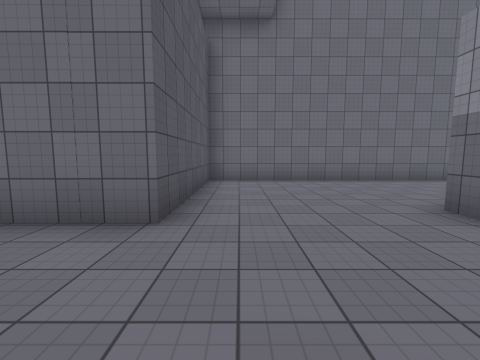
view 1 (above)

17 first-person views from a walk through a scene from a Unity 3-D project. The camera is 1.5 m above the floor, tilts 6° down and sees 90° across. The floor is counted in squares, 2 m on a side. Each view is taken from the middle of a square. On the plan, view 1 faces up. The plan holds only what a view shows up to about 9 squares ahead; the rest is blank. The player is left out. Surface patterns are stand-ins for the level's own textures.

view 2
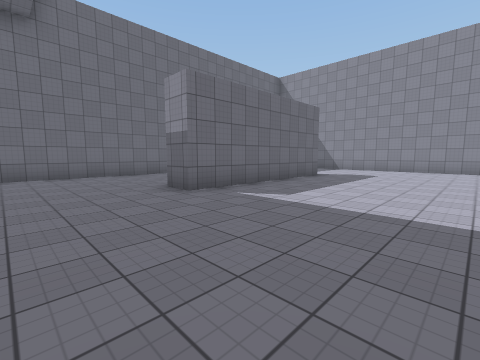

view 3
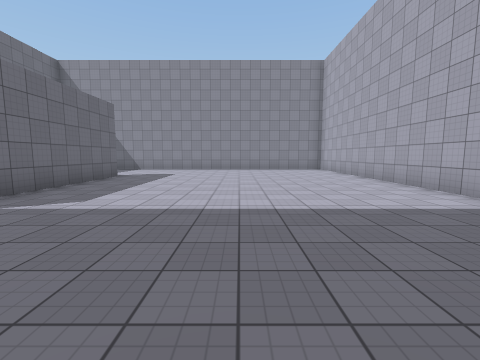

view 4
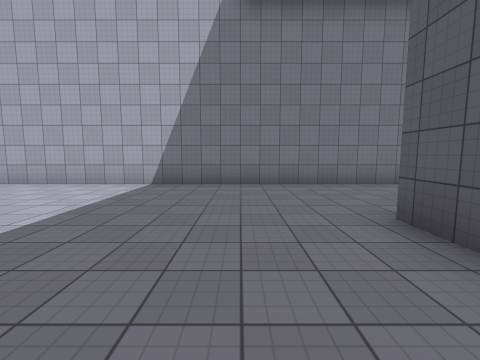

view 5
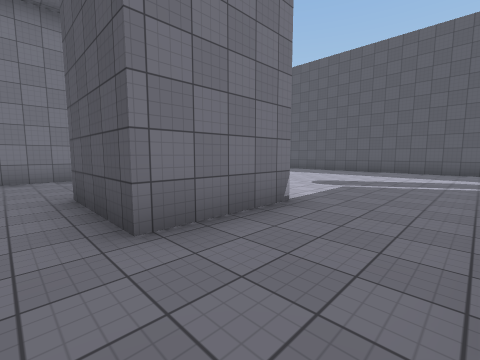

view 6
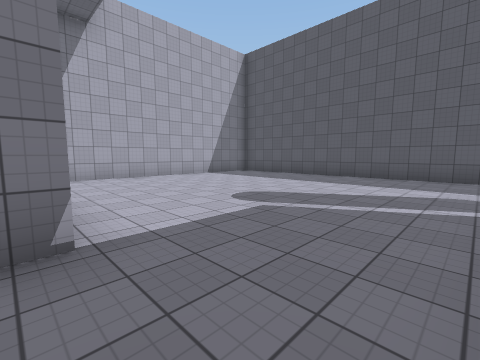

view 7
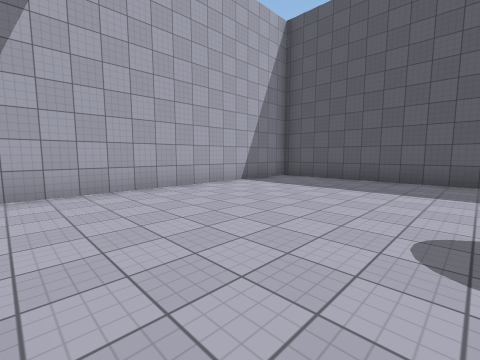

view 8
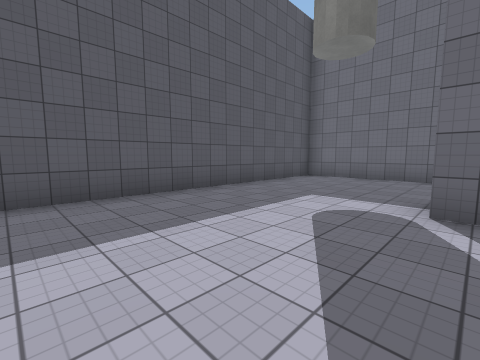

view 9
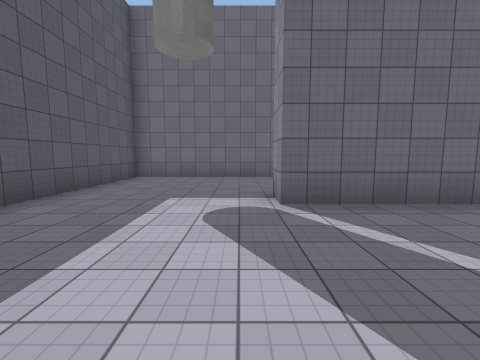

view 10
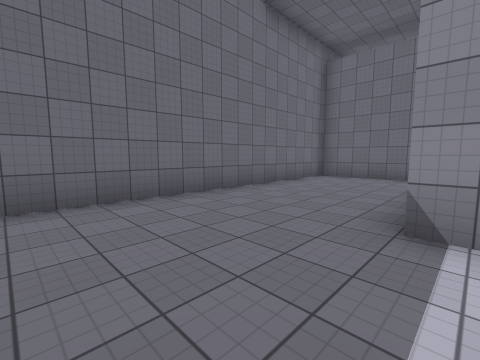

view 11
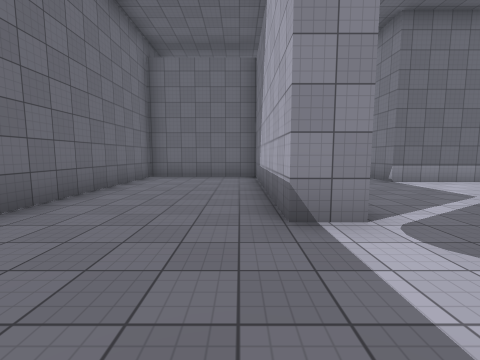

view 12
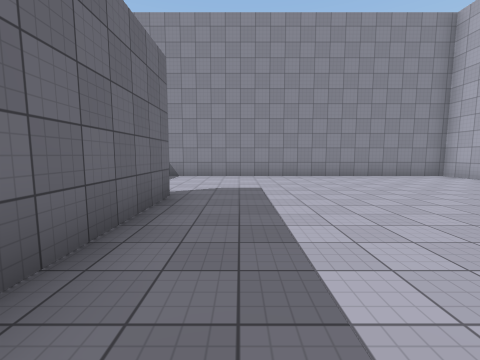

view 13
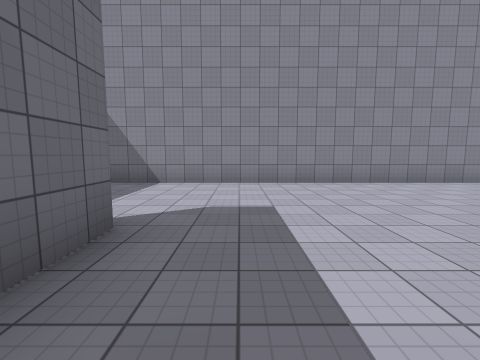

view 14
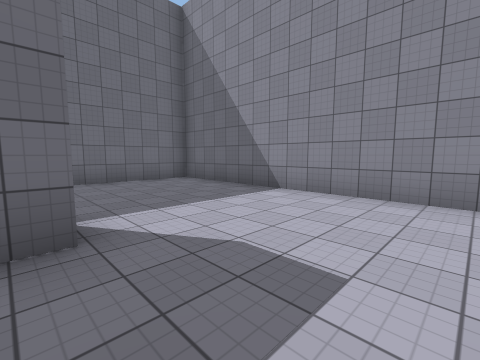

view 15
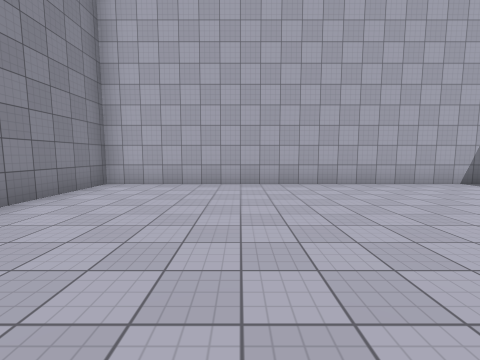

view 16
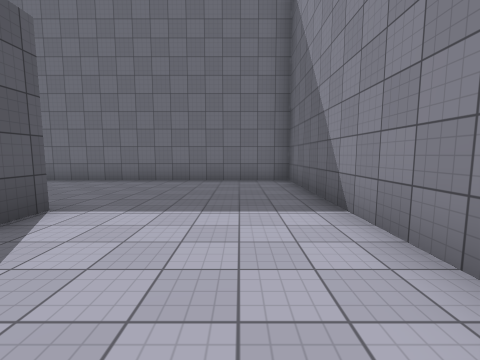

view 17
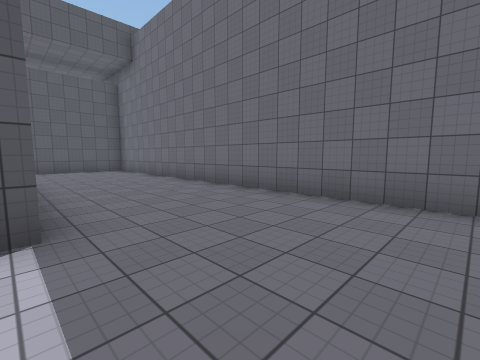

### Floor plan
Points are (right, up) in squares from view 1. A wall is a line through its corners. A room is listed if a view was taken in it or the views show most of it. See-through windows are left out.
Room 1 (views 1, 2, 3, 4, 5, 6, 7, 8, 9, 10, 11, 12, 13, 14, 15, 16, 17)
walls: (-3.4, -2.6) (-3.4, -0.2) (-0.8, -0.2) (-0.8, -2.8); (-4.4, 2.6) (-7.4, 2.6) (-7.4, 3.4) (-1.8, 3.4) (-1.8, 7.1) (-11.5, 7.1) (-11.5, -6.2) (12.4, -6.2) (12.4, 7.1) (-0.8, 7.1) (-0.8, 2.6) (-2.6, 2.6); (8.4, 3.2) (8.4, 2.3) (2.8, 2.3) (2.8, 3.2)

Positions as (right, up) in squares from view 1, and headings:
1: (0, 0), facing up
2: (0, -2), facing up-right
3: (0, -2), facing right
4: (1, 0), facing down
5: (0, 2), facing down-left
6: (-3, 2), facing down-left
7: (-4, -1), facing down-left
8: (-7, -1), facing up-left
9: (-8, -1), facing up
10: (-10, 3), facing up-right
11: (-10, 4), facing right
12: (4, 1), facing right
13: (6, 1), facing right
14: (8, 0), facing up-right
15: (9, 0), facing down
16: (11, 0), facing up
17: (11, 3), facing up-left
